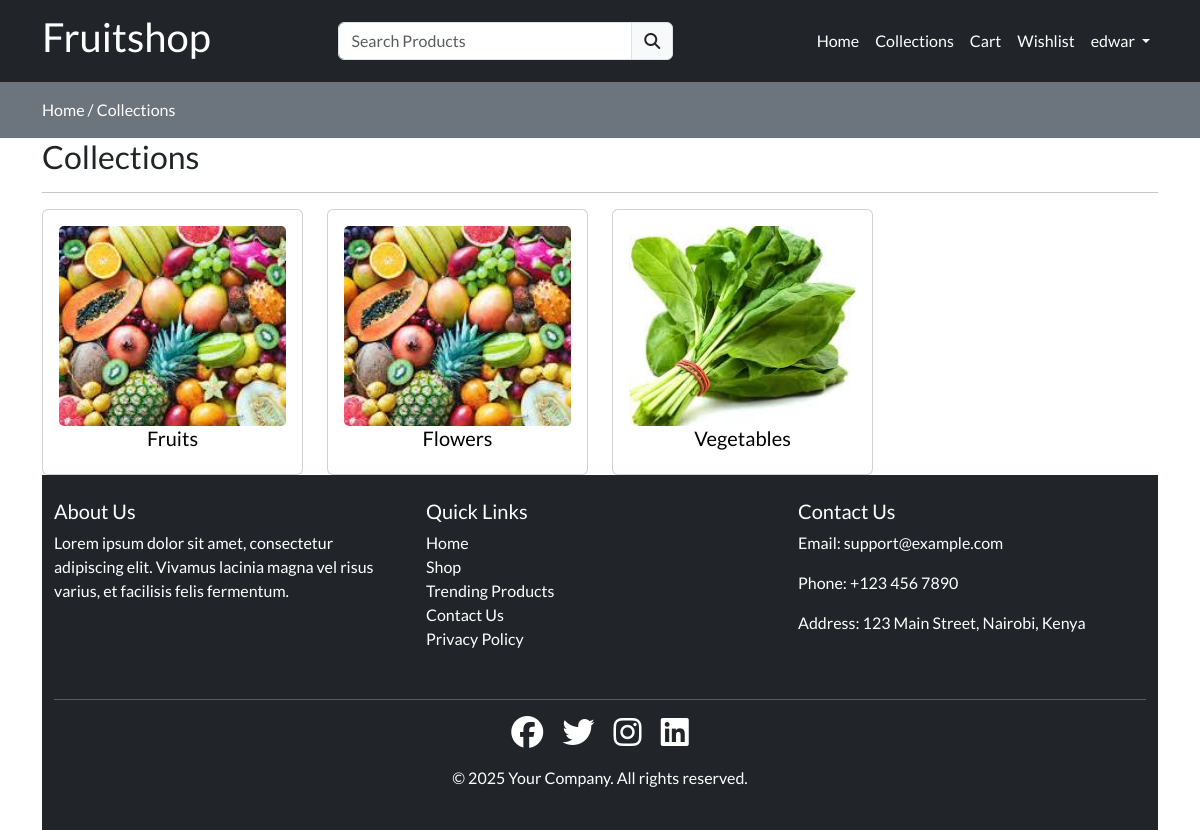
/collections (signed in), run on the app's committed database.
### store/models.py (models this page shows, shortened)
class Category(models.Model):
    slug = models.CharField(max_length=150, null=False, blank=False)
    name = models.CharField(max_length=150, null=False, blank=False)
    image = models.ImageField(upload_to=get_file_path, null=True, blank= True  )
    description = models.TextField(max_length=500, null=False, blank=False)
    status = models.BooleanField(default=False, help_text="0=default, 1=hidden")
    trending = models.BooleanField(default=False, help_text="0=default, 1=trending")
    meta_title = models.CharField(max_length=150, null=False, blank=False)
    meta_keyword = models.CharField(max_length=150, null=False, blank=False)
    meta_description = models.TextField(max_length=500, null=False, blank=False)
    created_at = models.DateTimeField(auto_now=True)

### store/views.py (the view)
# urls.py: path('collections', views.collections, name="collections"),
def collections(request):
    category = Category.objects.filter(status=0)
    context = {'category': category}
    return render(request, "store/collections.html", context)

### store/templates/store/collections.html
{% extends "store/layouts/main.html" %}
{%block content%}
<div class="py-3 bg-secondary">
    <div class="container">
        <a class="text-white" href="{%url 'home'%}">Home /</a>
        <a class="text-white" href="{%url 'collections'%}">Collections</a>
    </div>
</div>
<div class="container">
    <div class="row">
        <div class="col-md-12">
            <h2>Collections</h2>
            <hr>
            <div class="row">
                {%for item in category %}
                <div class="col-md-3 ">
                    <div class="card ">
                        <a href="{%url 'collectionsview' item.slug %}">
                            <div class="card-body">
                                <div class="category-image ">
                                    <img src="{{item.image.url}}" alt="category image" class="img-fluid"/>
                                </div>
                                <h5 class="text-center">{{item.name}}</h5>
                            </div>
                        </a>
                    </div>
                </div>
            {%endfor%}
        </div>
    </div>
<div>
{%endblock content%}

### store/templates/store/inc/navbar.html (shortened to what this page needs)
<nav class="navbar navbar-expand-lg bg-dark">
  <div class="container">
      <a class="navbar-brand text-white" href="#"><h1>Fruitshop</h1></a>
      <div class="search-bar">
          <form action="{% url 'searchproduct' %}" method="POST">
              <div class="input-group">
                  <input type="search" required name="productsearch" class="form-control" placeholder="Search Products" id="searchproducts">
                  <button class="input-group-text" type="submit"><i class="fa fa-search"></i></button>
              </div>
          </form>
      </div>
      <div class="collapse navbar-collapse" id="navbarNav">
          <ul class="navbar-nav ms-auto">
              <li class="nav-item">
                  <a class="nav-link text-white {% if request.resolver_match.url_name == 'home'%}active {% endif %}" aria-current="page" href="{% url 'home' %}">Home</a>
              </li>
              <li class="nav-item">
                  <a class="nav-link text-white {% if request.resolver_match.url_name == 'collections'%}active {% endif %}" href="{% url 'collections'%}">Collections</a>
              </li>
              <li class="nav-item">
                  <a class="nav-link text-white {% if request.resolver_match.url_name == 'cart'%}active {% endif %}" aria-current="page" href="{% url 'cart' %}">Cart</a>
              </li>
              <li class="nav-item">
                  <a class="nav-link text-white {% if request.resolver_match.url_name == 'wishlist'%}active {% endif %}" aria-current="page" href="{% url 'wishlist' %}">Wishlist</a>
              </li>
              {% if request.user.is_authenticated %}
                  <li class="nav-item dropdown">
                      <a class="nav-link dropdown-toggle text-white" href="#" role="button" data-bs-toggle="dropdown" aria-expanded="false">
                          {{request.user}}
                      </a>
                  </li>
              {% endif %}
          </ul>
      </div>
  </div>
</nav>

### static/css/custom.css (style rules this page uses)
.search-bar { width: 30% !important; margin-left: 10%; }

### store/templates/store/layouts/main.html (style rules this page uses)
* { font-family: "Lato", sans-serif; font-weight: 400; }
a { text-decoration: none; color: #000; }
.category-image img { width: 100%; height: 200px; object-fit: cover; border-radius: 5px; }
.active { font-weight: 800px; }

### data on the page
Category: image (picture), name "Fruits"
Category: image (picture), name "Flowers"
Category: image (picture), name "Vegetables"

### other printed values
{{ request.user }} "edwar"
